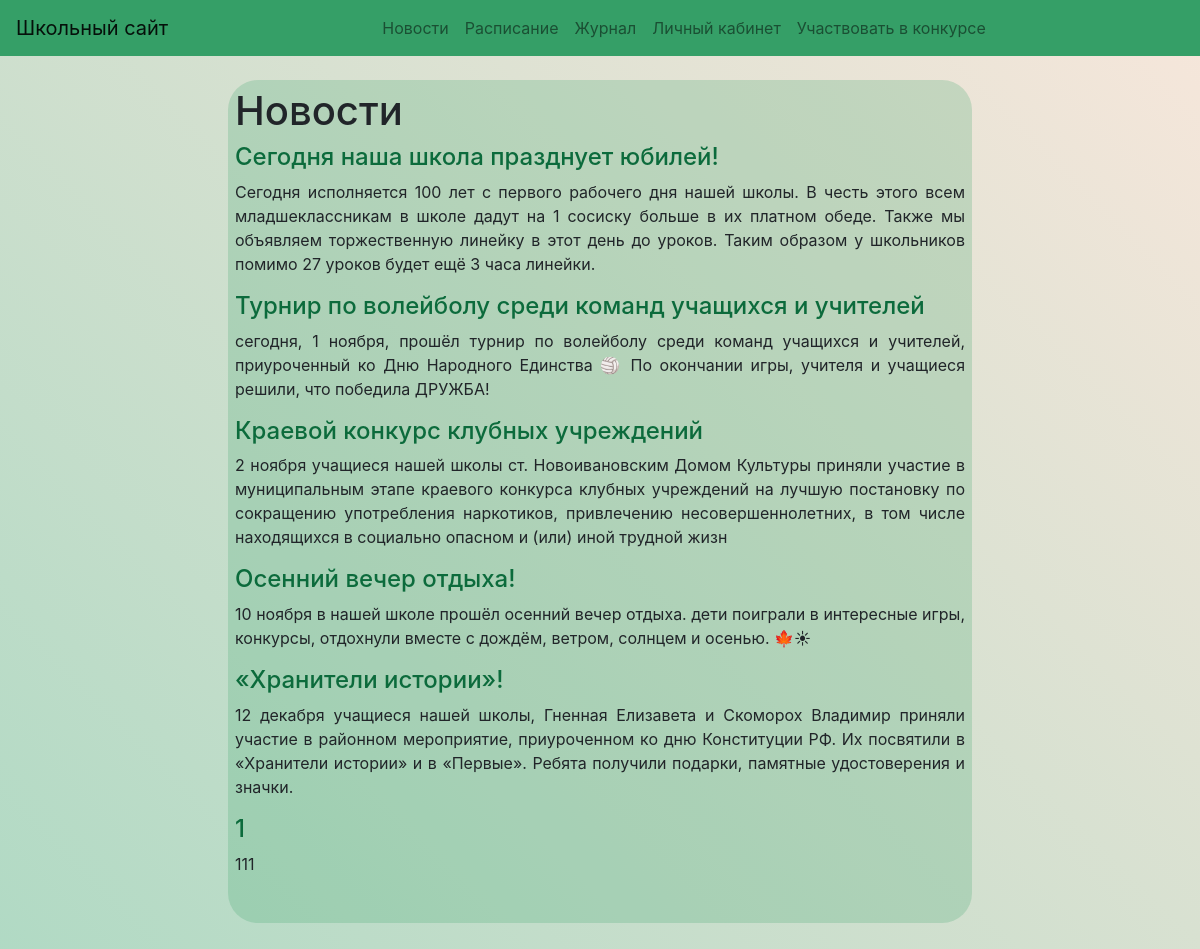
The page / on the database its author committed.
### mainpage/models.py (models this page shows, shortened)
class Article(models.Model):
    title = models.CharField(max_length=200)
    text = models.TextField()
    user = models.ForeignKey(User, on_delete=models.CASCADE)
    def get_short_text(self):
        if len(self.text) > 300:
            return self.text[:300]
        else:
            return self.text

### mainpage/views.py (the view)
# urls.py: path('', views.news, name='news'),
def news(request):
    article = Article.objects.all()
    context = {
        'articles': article
    }
    return render(request, 'news.html', context)

### mainpage/templates/news.html (shortened to what this page needs)
{% extends 'index.html' %}
{% block content %}
<div id = "new" class="container">
    <h1>Новости</h1>
    {% for article in articles %}
        <div class="article">
            <h4><a style="color:#0c6b3c;" href="{% url 'article' article.id %}">{{ article.title }}</a></h4>
            <p>{{ article.get_short_text }}</p>
        </div>
            <html>
<body>
    {% endfor %}
</div>
{% endblock %}

### mainpage/templates/index.html (shortened to what this page needs)
<!DOCTYPE html>
<html lang="en">
<head>
    <link rel="stylesheet" href="https://stackpath.bootstrapcdn.com/bootstrap/4.5.2/css/bootstrap.min.css">
</head>
<body>
    <nav class="navbar navbar-expand-lg navbar-light bg-light">
        <a class="navbar-brand" href="/">Школьный сайт</a>
        <div class="navbar-collapse collapse" id="navbarSupportedContent">
            <ul class="navbar-nav mx-auto">
                <li class="nav-item">
                    <a class="nav-link" href="/">Новости</a>
                </li>
                <li class="nav-item">
                    <a class="nav-link" href="/schedule">Расписание</a>
                </li>
                <li class="nav-item">
                    <a class="nav-link" href="/journal">Журнал</a>
                </li>
                <li class="nav-item">
                    <a class="nav-link" href="/lk/login">Личный кабинет</a>
                </li>
                <li class="nav-item">
                    <a class="nav-link" href="/form-ivent">Участвовать в конкурсе</a>
                </li>
            </ul>
        </div>
    </nav>
    <div class="container mt-4">
        {% block content %}
        {% endblock %}
    </div>
</body>
</html>

### mainpage/templates/index.html (style rules this page uses)
.navbar { background-color: rgb(53, 159, 103) !important; }
.nav-link { padding: 20 px 20px; }

### mainpage/templates/news.html (style rules this page uses)
.container { width: 80%; margin: 0 auto; text-align: justify; }
.container::after { content: ''; display: inline-block; width: 100%; }
#new { background: rgba(53, 159, 103, 0.22); padding: 7px; border-radius: 30px; margin-bottom: 2px; }
body { background: linear-gradient(45deg, rgba(53, 159, 103, 0.39), rgba(243, 219, 202, 0.68)); }

### rows shown on the page
Article: title "Сегодня наша школа празднует юбилей!", get_short_text "Сегодня исполняется 100 лет с первого рабочего дня нашей школы. В честь этого всем младшеклассникам в школе дадут на 1 сосиску больше в их платном обеде. Также мы объявляем торжественную линейку в этот день до уроков. Таким образом у школьников помимо 27 уроков будет ещё 3 часа линейки."
Article: title "Турнир по волейболу среди команд учащихся и учителей", get_short_text "сегодня, 1 ноября, прошёл турнир по волейболу среди команд учащихся и учителей, приуроченный ко Дню Народного Единства 🏐 По окончании игры, учителя и учащиеся решили, что победила ДРУЖБА!"
Article: title "Краевой конкурс клубных учреждений", get_short_text "2 ноября учащиеся нашей школы ст. Новоивановским Домом Культуры приняли участие в муниципальным этапе краевого конкурса клубных учреждений на лучшую постановку по сокращению употребления наркотиков, привлечению несовершеннолетних, в том числе находящихся в социально опасном и (или) иной трудной жизн"
Article: title "Осенний вечер отдыха!", get_short_text "10 ноября в нашей школе прошёл осенний вечер отдыха. дети поиграли в интересные игры, конкурсы, отдохнули вместе с дождём, ветром, солнцем и осенью. 🍁☀"
Article: title "«Хранители истории»!", get_short_text "12 декабря учащиеся нашей школы, Гненная Елизавета и Скоморох Владимир приняли участие в районном мероприятие, приуроченном ко дню Конституции РФ. Их посвятили в «Хранители истории» и в «Первые». Ребята получили подарки, памятные удостоверения и значки."
Article: title "1", get_short_text "111"
